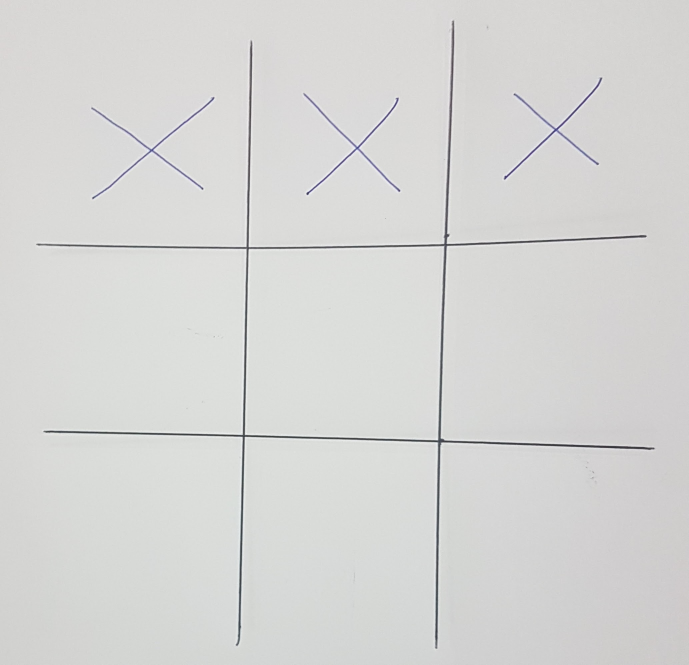
#> input picture dados/tic-tac-toe/tic-tac-toe-1.jpg, 2067 x 1994 px, found by its file name (shown at 1/3 size); its folder holds only this picture in this run
$ python tic-tac-toe.py
#> lines starting #> are read from the running program, lines starting #| are printed output that depends on the picture; after the words box and inside, x2 and y2 are one past the last pixel; in counts of white or black regions, pixels touching at a corner belong together
import numpy as np
import cv2


def isValid(width, height):
    if width > 50 and width < 200:
        if height > width - 47 and height < width + 47:
            return True

def isCircle(img_crop) :
    image = img_crop
    output = image.copy()
    gray = cv2.cvtColor(image, cv2.COLOR_BGR2GRAY)

    circles = cv2.HoughCircles(gray, cv2.HOUGH_GRADIENT, 1.8, 100)

    if circles is not None:

        # convert the (x, y) coordinates and radius of the circles to integers
        circles = np.round(circles[0, :]).astype("int")
        # loop over the (x, y) coordinates and radius of the circles
        for (x, y, r) in circles:
            return True

        return False

        # show the output image
        # cv2.imshow("output", np.hstack([image, output]))
        # cv2.waitKey(0)

# [32 lines left out: function isSameLine, not called in this run]


def takeThird(elem):
    return elem[2]

# [16 lines left out: function verifyBothWinning, not called in this run]


def boardAnalysis(coordinates) :
    xs = 0
    os = 0
    for coordinate in coordinates :
        if coordinate[2] == 0 :
            os += 1
        else:
            xs += 1

    if (os >= 3 and xs >= 3) :
        if verifyBothWinning(coordinates) :
            cv2.putText(imgFinal, "Jogo Invalido", (30, 30), cv2.FONT_HERSHEY_SCRIPT_COMPLEX, 1.0, (0, 200, 0), 1, cv2.LINE_AA)
        else :
            cv2.putText(imgFinal, "Jogo Valido", (30, 30), cv2.FONT_HERSHEY_SCRIPT_COMPLEX, 1.0, (0, 200, 0), 1, cv2.LINE_AA)

    else :
        if abs(os - xs) > 1 :
            cv2.putText(imgFinal, "Jogo Invalido", (30, 30), cv2.FONT_HERSHEY_SCRIPT_COMPLEX, 1.0, (0, 200, 0), 1, cv2.LINE_AA)
        else :
            cv2.putText(imgFinal, "Jogo Valido", (30, 30), cv2.FONT_HERSHEY_SCRIPT_COMPLEX, 1.0, (0, 200, 0), 1, cv2.LINE_AA)


countingImg = 1
while True:

    # Imagem que será processada
    # imgUrl = "dados\\tic-tac-toe\\tic-tac-toe-20.jpg"

    imgUrl = "dados\\tic-tac-toe\\tic-tac-toe-" + str(countingImg) + ".jpg"

    # Imagem para escrever os resultados finais
    imgRef = cv2.imread(imgUrl)
#> imgRef is the input picture: shape (1994, 2067, 3); mean B, G, R 212.7, 214.2, 214
    imgFinal = cv2.resize(imgRef, (700,700))
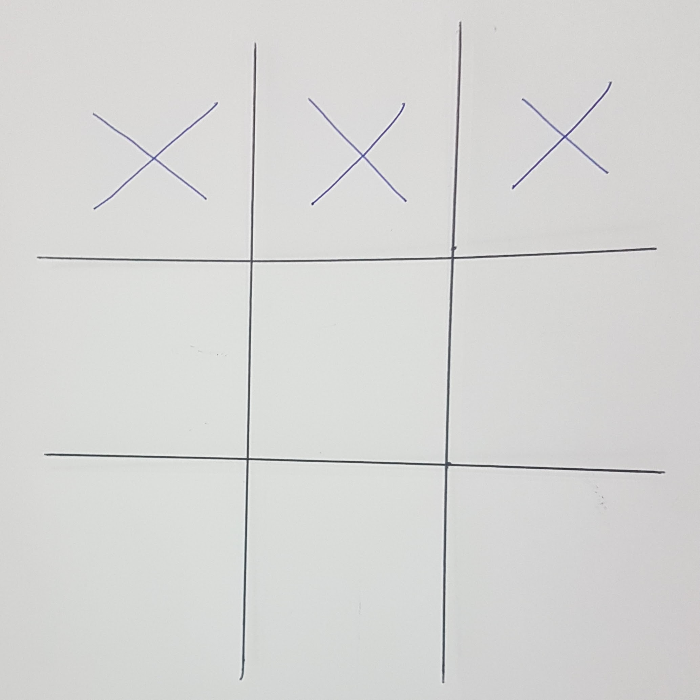
#> imgFinal: shape (700, 700, 3); mean B, G, R 212.7, 214.2, 214

    # Imagem para utilizar durante processamento dos quadrados
    img = cv2.imread(imgUrl, cv2.IMREAD_GRAYSCALE)
#> img: shape (1994, 2067); min 36, max 253, mean 214
    image = cv2.resize(img, (700,700))

    _, thresh = cv2.threshold(image, 180, 255, cv2.THRESH_BINARY_INV)
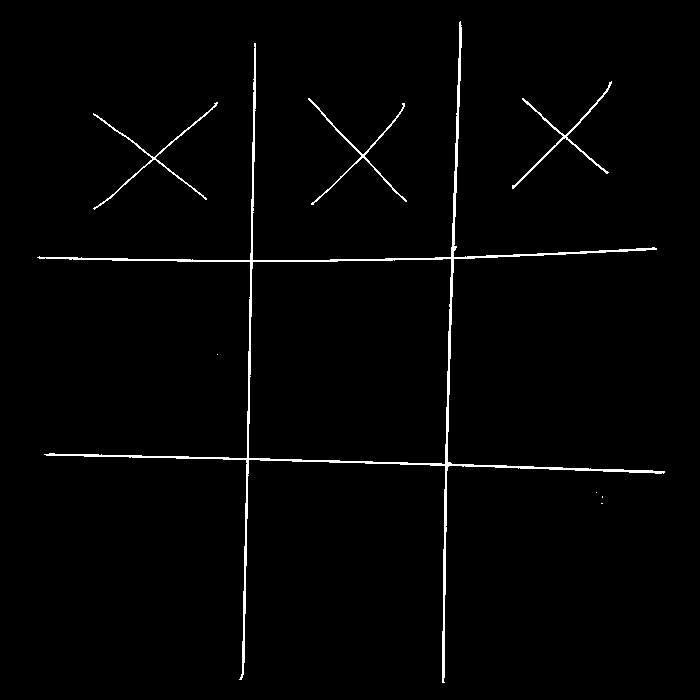
#> thresh: shape (700, 700); 1.6% white in thin lines or dots, all inside (x1, y1, x2, y2) = (37, 21, 665, 683)
    contours, hierarchy = cv2.findContours(thresh, cv2.RETR_EXTERNAL, cv2.CHAIN_APPROX_SIMPLE)
#> contours = 8 contours, 4 with area under 20; largest, box (x1, y1, x2, y2) and area: (37, 21, 665, 683) 43398, (512, 81, 612, 189) 357, (308, 98, 407, 205) 314, (93, 102, 218, 210) 313

    coordinates = []

    for contour in contours:
        (x, y, w, h) = cv2.boundingRect(contour)
        print(x,y,w,h)

        if isValid(w, h) :
            cv2.rectangle(imgFinal, (x-20, y-20), (x+w+20, y+h+20), (0, 0, 255), 1)
            img_crop = imgFinal[y-20:y+h+20, x-20:x+w+20]


            if isCircle(img_crop) :
                coordinates.append([x,y,0])
                cv2.putText(imgFinal, "O", (x, y), cv2.FONT_HERSHEY_SCRIPT_COMPLEX, 1.5, (0, 200, 0), 1, cv2.LINE_AA)

            else :
                coordinates.append([x,y,1])
                cv2.putText(imgFinal, "X", (x, y), cv2.FONT_HERSHEY_SCRIPT_COMPLEX, 1.5, (0, 200, 0), 1, cv2.LINE_AA)
#> this loop made 8 passes
#> (x, y, w, h) on passes 3 to 8: (596, 492, 1, 1), (217, 354, 1, 1), (93, 102, 125, 108), (308, 98, 99, 107), (512, 81, 100, 108), (37, 21, 628, 662)
#> (contour, x, y, w, h) on passes 1 to 2: ([[601, 503], [602, 503]], 601, 503, 2, 1), ([[602, 496], [602, 497]], 602, 496, 1, 2)
#| 601 503 2 1
#| 602 496 1 2
#| 596 492 1 1
#| 217 354 1 1
#| 93 102 125 108
#| 308 98 99 107
#| 512 81 100 108
#| 37 21 628 662
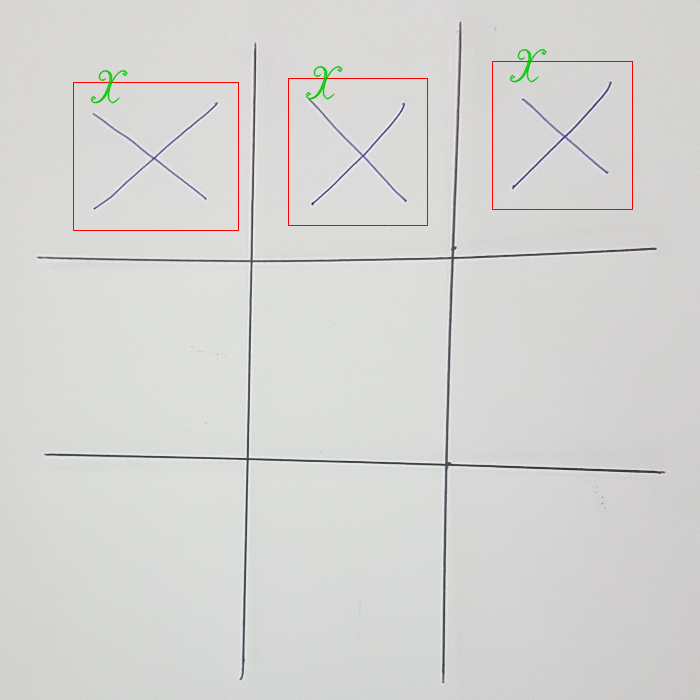
#> imgFinal: shape (700, 700, 3); 0.58% of pixels changed, all inside (x1, y1, x2, y2) = (73, 48, 633, 231)
#> after the loop, coordinates = [[93, 102, 1], [308, 98, 1], [512, 81, 1]]


    xmiddle = 180
    ymiddle = 420
    img_crop1 = image[xmiddle:ymiddle, xmiddle:ymiddle]
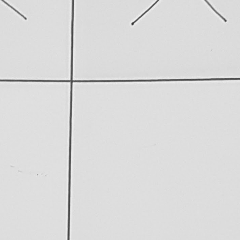
#> img_crop1: shape (240, 240); min 52, max 249, mean 218.6

    _, thresh = cv2.threshold(img_crop1, 180, 255, cv2.THRESH_BINARY_INV)
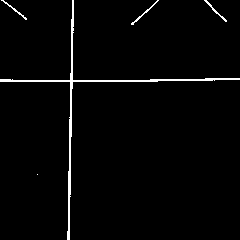
#> thresh: shape (240, 240); 2.2% white in thin lines or dots
    contours, hierarchy = cv2.findContours(thresh, cv2.RETR_EXTERNAL, cv2.CHAIN_APPROX_SIMPLE)
#> contours = 5 contours, 1 with area under 20; largest, box (x1, y1, x2, y2) and area: (0, 0, 240, 240) 587, (204, 0, 227, 22) 36, (131, 0, 159, 25) 34, (1, 0, 27, 20) 28

    for contour in contours:
        (x, y, w, h) = cv2.boundingRect(contour)
        print(x,y,w,h)

        if isValid(w, h) :
            cv2.rectangle(imgFinal, (x-20+xmiddle, y-20+xmiddle), (x+w+20+xmiddle, y+h+20+xmiddle), (0, 0, 255), 1)
            img_crop = imgFinal[y-20+xmiddle:y+h+20+xmiddle, x-20+xmiddle:x+w+20+xmiddle]


            if isCircle(img_crop) :
                coordinates.append([x+xmiddle,y+xmiddle,0])
                cv2.putText(imgFinal, "O", (x+xmiddle, y+xmiddle), cv2.FONT_HERSHEY_SCRIPT_COMPLEX, 1.5, (0, 200, 0), 1, cv2.LINE_AA)

            else :
                coordinates.append([x+xmiddle,y+xmiddle,1])
                cv2.putText(imgFinal, "X", (x+xmiddle, y+xmiddle), cv2.FONT_HERSHEY_SCRIPT_COMPLEX, 1.5, (0, 200, 0), 1, cv2.LINE_AA)
#> this loop made 5 passes
#> (x, y, w, h) on passes 1 to 5: (37, 174, 1, 1), (204, 0, 23, 22), (131, 0, 28, 25), (0, 0, 240, 240), (1, 0, 26, 20)
#| 37 174 1 1
#| 204 0 23 22
#| 131 0 28 25
#| 0 0 240 240
#| 1 0 26 20

    # [7 lines of commented-out code are left out]


    boardAnalysis(coordinates)
#> the loop in boardAnalysis, `for coordinate in coordinates :` made 3 passes
#> after the loop in boardAnalysis, `for coordinate in coordinates :`: os = 0; xs = 3
#> in boardAnalysis, `cv2.putText(imgFinal, "Jogo Invalido", (30, 30), cv2.FONT_HERSHEY_SCRI..`:
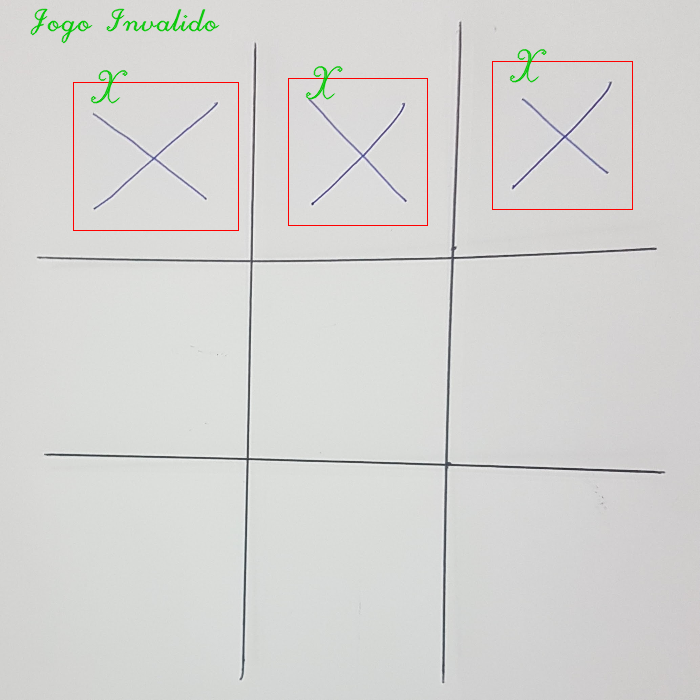
#> imgFinal: shape (700, 700, 3); 0.32% of pixels changed, all inside (x1, y1, x2, y2) = (30, 8, 220, 44)

    countingImg += 1
    countingImg = countingImg % 21
    if countingImg == 0 :
        countingImg = 1


    cv2.imshow("img", imgFinal)
    # cv2.imshow("img2", img_crop1)
    key = cv2.waitKey(1000)
#> (key Esc is pressed here)
    if key == 113:
        break


# [93 lines of commented-out code are left out]
